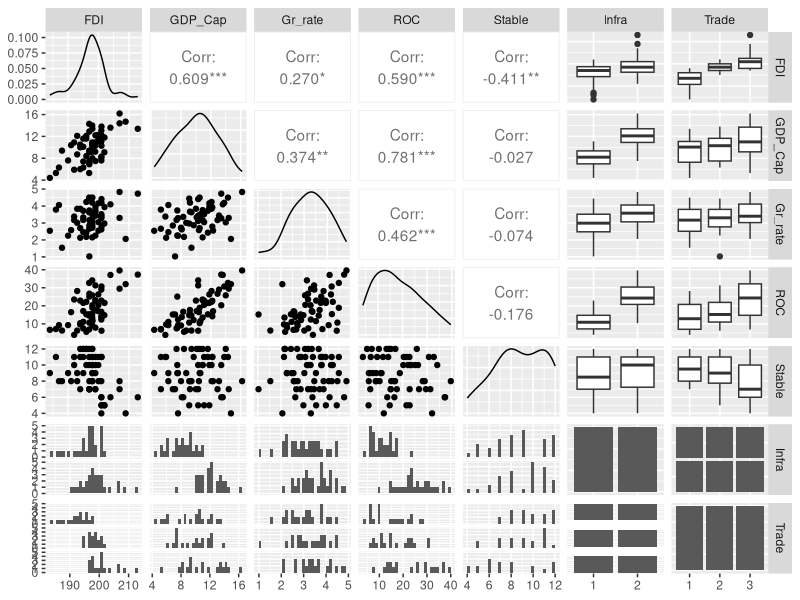

Recreate this plot in R.
## ---- chunk 1
library(tidyverse)
# you should have already installed this package as part of the previous Demonstration
library(GGally)
## ---- chunk 2
mydataq1 <- read.csv("data/FDI.csv", header = T) 
## ---- chunk 3
glimpse(mydataq1)
## ---- chunk 4
mydataq1 <- mydataq1 %>%
  mutate(Infra = as_factor(Infra),
         Trade = as_factor(Trade)
         )
## ---- chunk 5
GGally::ggpairs(mydataq1)
## ---- chunk 6
contrasts(mydataq1$Infra)
## ---- chunk 7
contrasts(mydataq1$Trade)
## ---- chunk 8
m1 <- lm(FDI ~ GDP_Cap + Gr_rate + ROC + Stable + Infra + Trade, data = mydataq1)
## ---- chunk 9
summary(m1)
